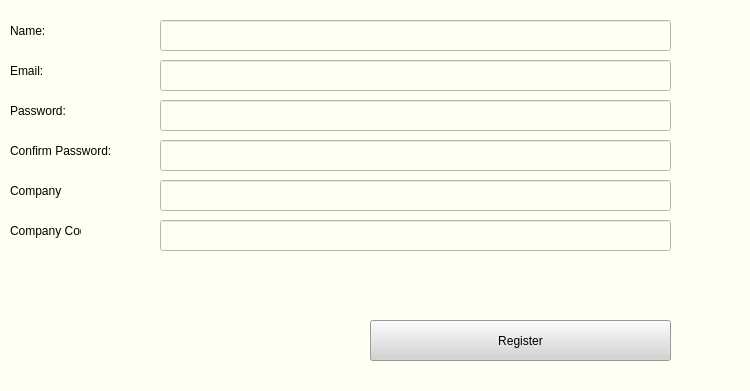
<?xml version="1.0" encoding="UTF-8"?>
<ui version="4.0">
 <class>Form</class>
 <widget class="QWidget" name="Form">
  <property name="geometry">
   <rect>
    <x>0</x>
    <y>0</y>
    <width>750</width>
    <height>391</height>
   </rect>
  </property>
  <property name="windowTitle">
   <string>Form</string>
  </property>
  <property name="styleSheet">
   <string notr="true">background: #fffff2;</string>
  </property>
  <widget class="QLineEdit" name="lineEdit">
   <property name="geometry">
    <rect>
     <x>160</x>
     <y>20</y>
     <width>511</width>
     <height>31</height>
    </rect>
   </property>
  </widget>
  <widget class="QLabel" name="label">
   <property name="geometry">
    <rect>
     <x>10</x>
     <y>10</y>
     <width>61</width>
     <height>41</height>
    </rect>
   </property>
   <property name="styleSheet">
    <string notr="true">font: 10pt  &quot;Yu Gothic UI Semibold&quot;;
</string>
   </property>
   <property name="text">
    <string>Name:</string>
   </property>
  </widget>
  <widget class="QLabel" name="label_3">
   <property name="geometry">
    <rect>
     <x>10</x>
     <y>50</y>
     <width>61</width>
     <height>41</height>
    </rect>
   </property>
   <property name="styleSheet">
    <string notr="true">font: 10pt  &quot;Yu Gothic UI Semibold&quot;;</string>
   </property>
   <property name="text">
    <string>Email:</string>
   </property>
  </widget>
  <widget class="QLineEdit" name="lineEdit_2">
   <property name="geometry">
    <rect>
     <x>160</x>
     <y>60</y>
     <width>511</width>
     <height>31</height>
    </rect>
   </property>
  </widget>
  <widget class="QLabel" name="label_4">
   <property name="geometry">
    <rect>
     <x>10</x>
     <y>90</y>
     <width>71</width>
     <height>41</height>
    </rect>
   </property>
   <property name="styleSheet">
    <string notr="true">font: 10pt  &quot;Yu Gothic UI Semibold&quot;;</string>
   </property>
   <property name="text">
    <string>Password:</string>
   </property>
  </widget>
  <widget class="QLineEdit" name="lineEdit_3">
   <property name="geometry">
    <rect>
     <x>160</x>
     <y>100</y>
     <width>511</width>
     <height>31</height>
    </rect>
   </property>
  </widget>
  <widget class="QLabel" name="label_5">
   <property name="geometry">
    <rect>
     <x>10</x>
     <y>130</y>
     <width>121</width>
     <height>41</height>
    </rect>
   </property>
   <property name="styleSheet">
    <string notr="true">font: 10pt  &quot;Yu Gothic UI Semibold&quot;;</string>
   </property>
   <property name="text">
    <string>Confirm Password:</string>
   </property>
  </widget>
  <widget class="QLineEdit" name="lineEdit_4">
   <property name="geometry">
    <rect>
     <x>160</x>
     <y>140</y>
     <width>511</width>
     <height>31</height>
    </rect>
   </property>
  </widget>
  <widget class="QLabel" name="label_7">
   <property name="geometry">
    <rect>
     <x>10</x>
     <y>170</y>
     <width>121</width>
     <height>41</height>
    </rect>
   </property>
   <property name="styleSheet">
    <string notr="true">font: 10pt  &quot;Yu Gothic UI Semibold&quot;;</string>
   </property>
   <property name="text">
    <string>Company</string>
   </property>
  </widget>
  <widget class="QLabel" name="label_8">
   <property name="geometry">
    <rect>
     <x>10</x>
     <y>210</y>
     <width>71</width>
     <height>41</height>
    </rect>
   </property>
   <property name="styleSheet">
    <string notr="true">font: 10pt  &quot;Yu Gothic UI Semibold&quot;;</string>
   </property>
   <property name="text">
    <string>Company Code</string>
   </property>
  </widget>
  <widget class="QLineEdit" name="lineEdit_7">
   <property name="geometry">
    <rect>
     <x>160</x>
     <y>180</y>
     <width>511</width>
     <height>31</height>
    </rect>
   </property>
  </widget>
  <widget class="QPushButton" name="pushButton">
   <property name="geometry">
    <rect>
     <x>370</x>
     <y>320</y>
     <width>301</width>
     <height>41</height>
    </rect>
   </property>
   <property name="styleSheet">
    <string notr="true">font: 10pt  &quot;Yu Gothic UI Semibold&quot;;
background: lightgrey;</string>
   </property>
   <property name="text">
    <string>Register</string>
   </property>
  </widget>
  <widget class="QLineEdit" name="lineEdit_8">
   <property name="geometry">
    <rect>
     <x>160</x>
     <y>220</y>
     <width>511</width>
     <height>31</height>
    </rect>
   </property>
  </widget>
 </widget>
 <resources/>
 <connections/>
</ui>
